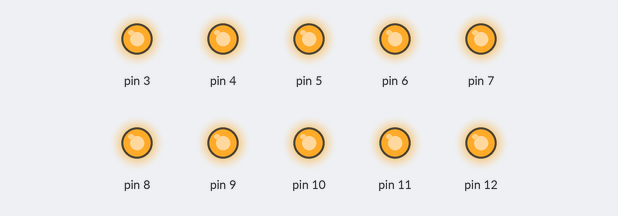
The sketch below on a simulated Arduino Uno, built with avr-gcc and run on an emulated ATmega328P. On the bench: output pins drawn as LEDs (lit = HIGH).

Above: at 0.5 s.
At 1.5 s:
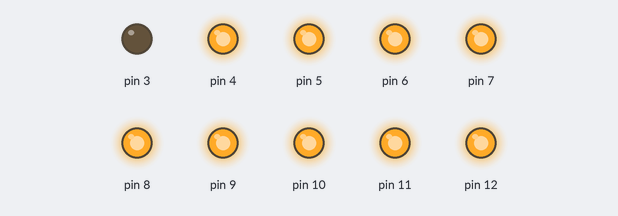
At 3.5 s:
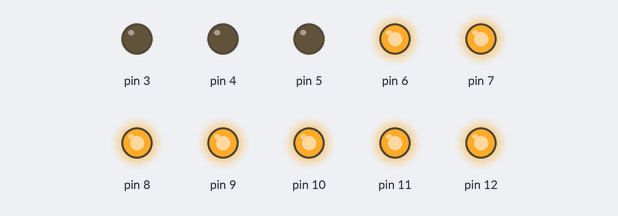
At 6.5 s:
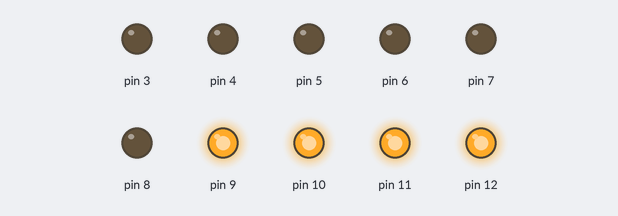
At 9.5 s:
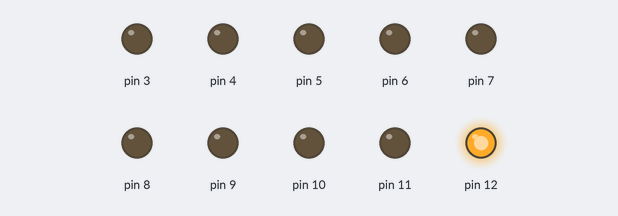
At 13.5 s:
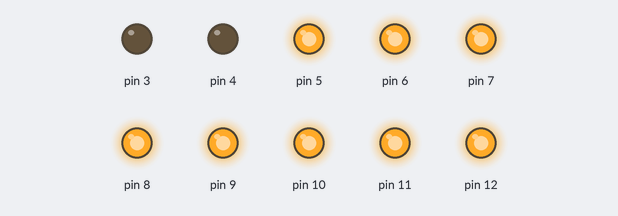
Timing chart, 0 to 14.3 s (numbered marks = the images above):
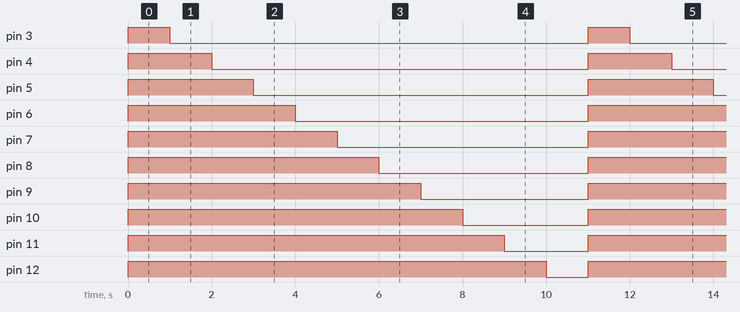

The sketch:

0_test_led.ino
```cpp
void setup() {
  // put your setup code here, to run once:
  pinMode(3, OUTPUT);
  pinMode(4, OUTPUT);
  pinMode(5, OUTPUT);

  pinMode(6, OUTPUT);
  pinMode(7, OUTPUT);
  pinMode(8, OUTPUT);

  pinMode(9, OUTPUT);
  pinMode(10, OUTPUT);
  pinMode(11, OUTPUT);
  pinMode(12, OUTPUT);
}

void loop() {
  // put your main code here, to run repeatedly:
  digitalWrite(3, HIGH);
  digitalWrite(4, HIGH);
  digitalWrite(5, HIGH);

  digitalWrite(6, HIGH);
  digitalWrite(7, HIGH);
  digitalWrite(8, HIGH);

  digitalWrite(9, HIGH);
  digitalWrite(10, HIGH);
  digitalWrite(11, HIGH);
  digitalWrite(12, HIGH);

  delay(1000);

  for (int pin = 3; pin <= 12; pin++) {
    digitalWrite(pin, LOW);
    delay(1000);
  }

}
```

Measured:
- by itself, pin 3: alternates HIGH for 1.0 s and LOW for 10.0 s
- by itself, pin 4: alternates HIGH for 2.0 s and LOW for 9.0 s
- by itself, pin 5: alternates HIGH for 3.0 s and LOW for 8.0 s
- by itself, pin 6: alternates HIGH for 4.0 s and LOW for 7.0 s
- by itself, pin 7: alternates HIGH for 5.0 s and LOW for 6.0 s
- by itself, pin 8: alternates HIGH for 6.0 s and LOW for 5.0 s
- by itself, pin 9: alternates HIGH for 7.0 s and LOW for 4.0 s
- by itself, pin 10: alternates HIGH for 8.0 s and LOW for 3.0 s
